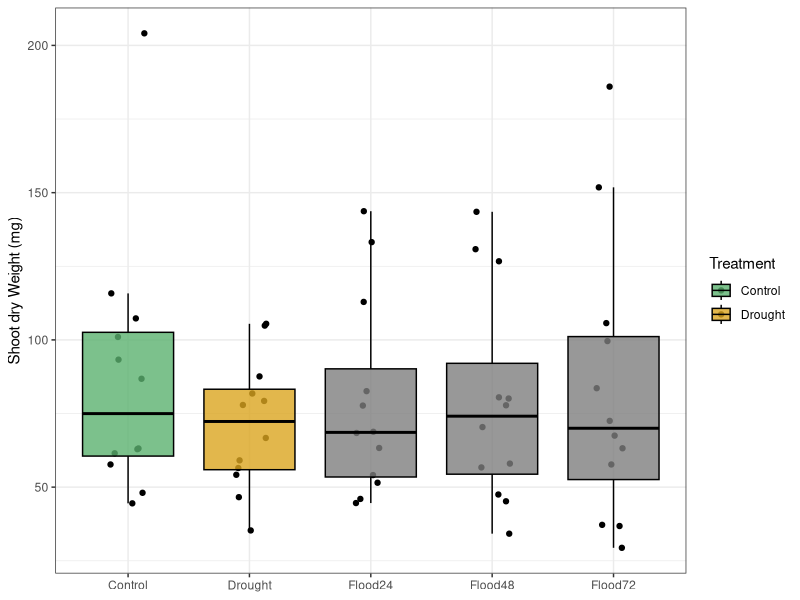
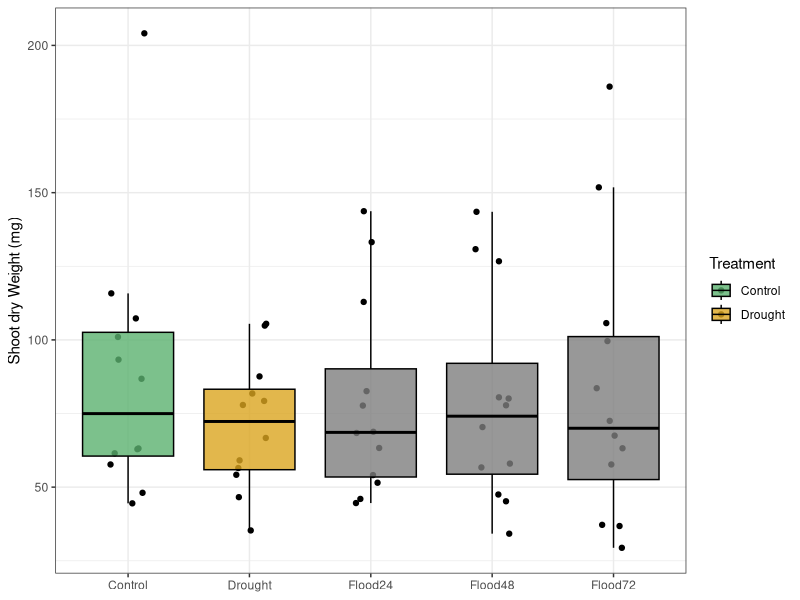
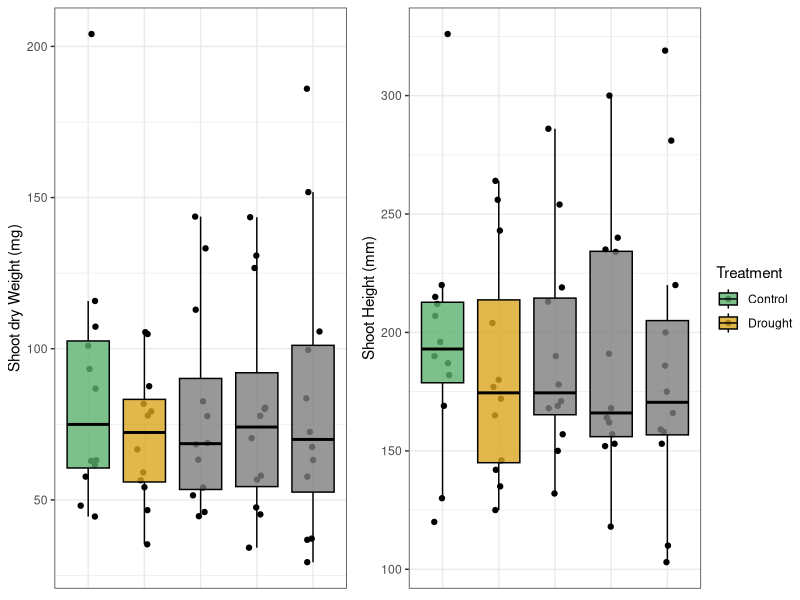
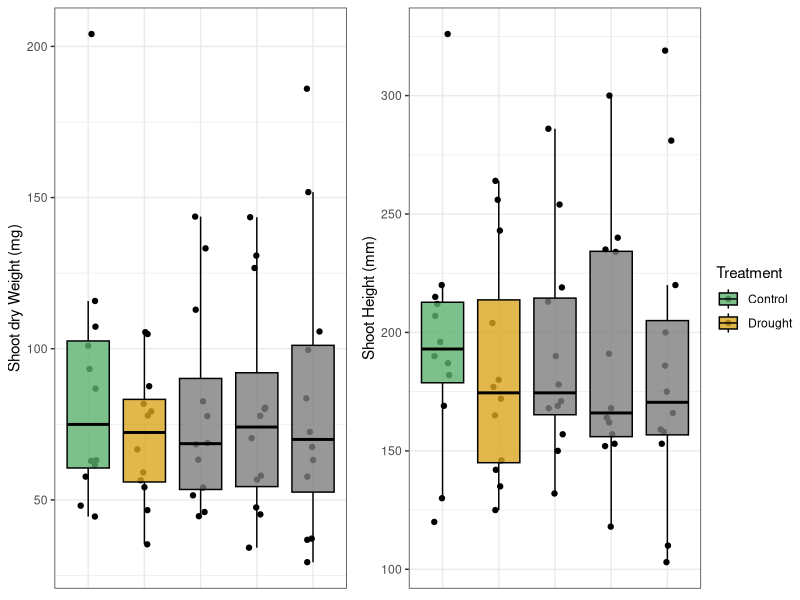

These figures' R source, in order:
### Tripsacum greenhouse experiment
### Phenotypic analysis
### Code by Joel Swift 04-2024

library(tidyverse)
library(ggpubr)
library(lme4)
library(lmerTest)
library(emmeans)

# Theme set and Color Palettes
theme_set(theme_bw())
treatment_palette <- c("Waterlogged 24" = "#26008E",
                       "Waterlogged 48" = "#134B99",
                       "Waterlogged 72" = "#0096A4",
                       "Control" = "#5CB270",
                       "Drought" = "#DAA520")

# Function from the R cookbook
# From: http://www.cookbook-r.com/Manipulating_data/Summarizing_data/
## Summarizes data.
## Gives count, mean, standard deviation, standard error of the mean, and confidence interval (default 95%).
##   data: a data frame.
##   measurevar: the name of a column that contains the variable to be summariezed
##   groupvars: a vector containing names of columns that contain grouping variables
##   na.rm: a boolean that indicates whether to ignore NA's
##   conf.interval: the percent range of the confidence interval (default is 95%)
summarySE <- function(data=NULL, measurevar, groupvars=NULL, na.rm=FALSE,
                      conf.interval=.95, .drop=TRUE) {
  library(plyr)
  # New version of length which can handle NA's: if na.rm==T, don't count them
  length2 <- function (x, na.rm=FALSE) {
    if (na.rm) sum(!is.na(x))
    else       length(x)
  }
  # This does the summary. For each group's data frame, return a vector with
  # N, mean, and sd
  datac <- ddply(data, groupvars, .drop=.drop,
                 .fun = function(xx, col) {
                   c(N    = length2(xx[[col]], na.rm=na.rm),
                     mean = mean   (xx[[col]], na.rm=na.rm),
                     sd   = sd     (xx[[col]], na.rm=na.rm)
                   )
                 },
                 measurevar
  )
  # Rename the "mean" column
  datac <- rename(datac, c("mean" = measurevar))
  datac$se <- datac$sd / sqrt(datac$N)  # Calculate standard error of the mean
  # Confidence interval multiplier for standard error
  # Calculate t-statistic for confidence interval:
  # e.g., if conf.interval is .95, use .975 (above/below), and use df=N-1
  ciMult <- qt(conf.interval/2 + .5, datac$N-1)
  datac$ci <- datac$se * ciMult
  return(datac)
}

#### 1) load data ####
Trip_df_full <- readxl::read_xlsx("Tripsacum_greenhouse_metadata.xlsx")
summary(Trip_df_full)
# Remove plants that were not assigned to a treatment group
Trip_df_full <- Trip_df_full[Trip_df_full$treatment != "NA", ]
summary(Trip_df_full)

#### 2) Height plot ####
Trip_df_full
# Gather data in long dataframe and reorder
long_df_ht <- gather(Trip_df_full, key = "day", value = "Height", 4:10, -treatment, -germination_cohort)
long_df_ht$day <- factor(long_df_ht$day, c("height_DAP24_mm", "height_DAP28_mm", "height_DAP30_mm",
                                           "height_DAP32_mm", "height_DAP34_mm", "height_DAP36_mm",
                                           "final_height_mm"))
# Plot
height_plot <- ggplot(long_df_ht, aes(x = day, y = Height, fill = treatment)) +
  geom_point(position = position_jitterdodge(jitter.width = 0.05)) +
  geom_boxplot(alpha = 0.8, outlier.colour = NA, color = "black") +
  scale_fill_manual(name = "Treatment", values = treatment_palette) +
  ylab("Shoot Height (mm)") +
  scale_x_discrete(labels=c("DAP24","DAP28","DAP30", "DAP32", "DAP34", "DAP36", "Final")) +
  theme(axis.title.x=element_blank(),
        legend.position = 'right')
#save
#ggsave("../figures/Shoot_height_by_treatment_timeline.svg", height_plot, height = 6, width = 8)
#ggsave("../figures/Shoot_height_by_treatment_timeline.png", height_plot, height = 6, width = 8)

#### 3) Dry weight Plot ####
weight_plot <- ggplot(Trip_df_full, aes(x = treatment, y = shoot_dry_weight_mg, fill = treatment)) +
  geom_point(position = position_jitterdodge(jitter.width = 0.3)) +
  geom_boxplot(alpha = 0.8, outlier.colour = NA, color = "black") +
  scale_fill_manual(name = "Treatment", values = treatment_palette) +
  ylab("Shoot dry Weight (mg)") + theme(axis.title.x=element_blank(), legend.position = 'right')
# Save
ggsave("../figures/Shoot_fresh_weight_by_treatment.svg", weight_plot, height = 85, width = 85, units = "mm")
ggsave("../figures/Shoot_fresh_weight_by_treatment.png", weight_plot, height = 85, width = 85, units = "mm")

#### 4) Combo plot final height and weight ####
weight_plot <- ggplot(Trip_df_full, aes(x = treatment, y = shoot_dry_weight_mg, fill = treatment)) +
  geom_point(position = position_jitterdodge(jitter.width = 0.3)) +
  geom_boxplot(alpha = 0.8, outlier.colour = NA, color = "black") +
  scale_fill_manual(name = "Treatment", values = treatment_palette) +
  ylab("Shoot dry Weight (mg)") +
  theme(axis.title.x=element_blank(),
        axis.text.x = element_blank(),
        axis.ticks.x = element_blank())

final_height_plot <- ggplot(Trip_df_full, aes(x = treatment, y = final_height_mm, fill = treatment)) +
  geom_point(position = position_jitterdodge(jitter.width = 0.3)) +
  geom_boxplot(alpha = 0.8, outlier.colour = NA, color = "black") +
  scale_fill_manual(name = "Treatment", values = treatment_palette) +
  ylab("Shoot Height (mm)") +
  theme(axis.title.x=element_blank(),
        axis.text.x = element_blank(),
        axis.ticks.x = element_blank())
# arrange
both_plots <- ggarrange(weight_plot, final_height_plot, common.legend = TRUE, legend = 'right')
# Save
ggsave("../figures/Figure2_Shoot_height_and_weight_treatment.svg", both_plots, height = 85, width = 170, units = "mm")
ggsave("../figures/Figure2_Shoot_height_and_weight_treatment.png", both_plots, height = 85, width = 170, units = "mm")

# Stats
summarySE(Trip_df_full, measurevar = "shoot_dry_weight_mg")
summarySE(Trip_df_full, measurevar = "final_height_mm")

#### 5) Linear models STATS
ht_mod <- lmer(final_height_mm ~ treatment + (1|germination_cohort), data = Trip_df_full)
anova(ht_mod)
rand(ht_mod)
mod.emm <- emmeans(ht_mod,~treatment)
contrast(mod.emm, "trt.vs.ctrl", ref = 1)

wt_mod <- lmer(shoot_dry_weight_mg ~ treatment + (1|germination_cohort), data = Trip_df_full)
anova(wt_mod)
rand(wt_mod)
mod.emm <- emmeans(wt_mod,~treatment)
contrast(mod.emm, "trt.vs.ctrl", ref = 1)
